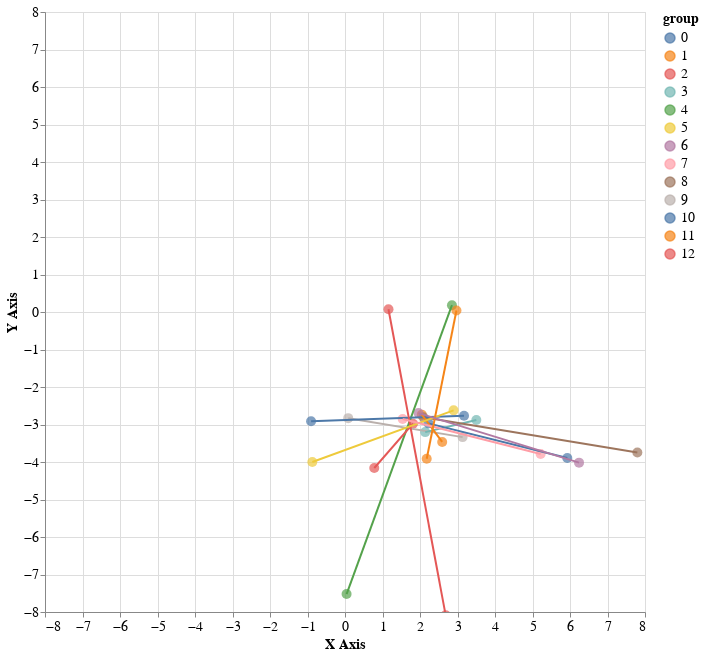

Notebook code cell kept with this figure:
### Code cell
util.get_distance_plot(df, distances, graph)

### Figure 1 — Vega-Lite specification as saved in the notebook (floating-point values rounded to 4 significant figures)
{"config": {"view": {"continuousWidth": 300, "continuousHeight": 300}, "axis": {"labelFontSize": 14, "titleFontSize": 14}, "legend": {"labelFontSize": 14, "titleFontSize": 14}, "text": {"fontSize": 14}}, "layer": [{"mark": {"type": "circle", "size": 100}, "encoding": {"color": {"field": "group", "type": "nominal"}, "tooltip": [{"field": "Email Address", "type": "nominal"}], "x": {"field": "x_j", "scale": {"domain": [-8, 8]}, "title": "X Axis", "type": "quantitative"}, "y": {"field": "y_j", "scale": {"domain": [-8, 8]}, "title": "Y Axis", "type": "quantitative"}}, "name": "view_1"}, {"mark": {"type": "line"}, "encoding": {"color": {"field": "group", "type": "nominal"}, "detail": {"field": "group", "type": "quantitative"}, "tooltip": [{"field": "Email Address", "type": "nominal"}], "x": {"field": "x_j", "type": "quantitative"}, "y": {"field": "y_j", "type": "quantitative"}}}], "data": {"name": "data-97c855995f9dcfb674982613cb4ce439"}, "height": 600, "params": [{"name": "param_2", "select": {"type": "interval", "encodings": ["x", "y"]}, "bind": "scales", "views": ["view_1"]}], "width": 600, "$schema": "https://vega.github.io/schema/vega-lite/v5.20.1.json", "datasets": {"data-97c855995f9dcfb674982613cb4ce439": [{"index": 0, "Timestamp": "10/24/2023 8:24:38", "Email Address": "giorgiorapellini@gmail.com", "If you were a school teacher, would you ask students to work in teams? Pick what you might decide and why.": "Yes, it might force them to deepen the contents of my lecture", "If you would decide anyway to make teams, which size of the teams would you choose?": "Teams of 3, because the third can kind of arbitrate the disagreements between the two other ones, so the team would work better", "Let’s say that you finally decide to make teams of 2, what would be the best team composition?": "Two students with a different backgrounds, so that they get used to handle diversity", "If during their teamwork, three students start to argue loudly what would you do?": "Discuss with them to see if some opinions are scientifically incorrect", "team_xy": [2, -2], "size_xy": [-1, -1], "composition_xy": [2, -2], "argue_xy": [-3, 2], "team_x": 2, "size_x": -1, "composition_x": 2, "argue_x": -3, "team_y": -2, "size_y": -1, "composition_y": -2, "argue_y": 2, "x": 0, "y": -3, "xi": "0-3", "x_j": 0.08569, "y_j": -2.831, "uid": 0, "group": 9.0}, {"index": 1, "Timestamp": "10/24/2023 8:25:10", "Email Address": "andres.sanchez@epfl.ch", "If you were a school teacher, would you ask students to work in teams? Pick what you might decide and why.": "Yes, even if they won’t necessarily learn more, they might at least learn to work together", "If you would decide anyway to make teams, which size of the teams would you choose?": "Teams of 5, so that I can detect which students take leadership", "Let’s say that you finally decide to make teams of 2, what would be the best team composition?": "Two students with a different backgrounds, so that they get used to handle diversity", "If during their teamwork, three students start to argue loudly what would you do?": "Nothing, I will ask them to less loud then I will check who wins the argumentation", "team_xy": [2, -2], "size_xy": [-2, -2], "composition_xy": [2, -2], "argue_xy": [-2, -2], "team_x": 2, "size_x": -2, "composition_x": 2, "argue_x": -2, "team_y": -2, "size_y": -2, "composition_y": -2, "argue_y": -2, "x": 0, "y": -8, "xi": "0-8", "x_j": 0.04246, "y_j": -7.521, "uid": 1, "group": 4.0}, {"index": 2, "Timestamp": "10/24/2023 8:25:27", "Email Address": "hyeongdon.moon@epfl.ch", "If you were a school teacher, would you ask students to work in teams? Pick what you might decide and why.": "Yes, it might force them to deepen the contents of my lecture", "If you would decide anyway to make teams, which size of the teams would you choose?": "Teams of 3, because the third can kind of arbitrate the disagreements between the two other ones, so the team would work better", "Let’s say that you finally decide to make teams of 2, what would be the best team composition?": "Two students with different levels, so that one develops the skills of helping other students", "If during their teamwork, three students start to argue loudly what would you do?": "Ask them to elaborate a list of pros and cons and connect it to what was taught in the last lecture", "team_xy": [2, -2], "size_xy": [-1, -1], "composition_xy": [2, -2], "argue_xy": [0, 2], "team_x": 2, "size_x": -1, "composition_x": 2, "argue_x": 0, "team_y": -2, "size_y": -1, "composition_y": -2, "argue_y": 2, "x": 3, "y": -3, "xi": "3-3", "x_j": 3.502, "y_j": -2.88, "uid": 2, "group": 3.0}, {"index": 3, "Timestamp": "10/24/2023 8:25:28", "Email Address": "mallory.henriet@epfl.ch", "If you were a school teacher, would you ask students to work in teams? Pick what you might decide and why.": "Yes, even if they won’t necessarily learn more, they might at least learn to work together", "If you would decide anyway to make teams, which size of the teams would you choose?": "Teams of 2, because with larger teams, there is often one person that does not contribute much, which is unfair for the two other ones", "Let’s say that you finally decide to make teams of 2, what would be the best team composition?": "Two students with different levels, so that one develops the skills of helping other students", "If during their teamwork, three students start to argue loudly what would you do?": "Nothing, it may force them to deepen their understanding of the task", "team_xy": [2, -2], "size_xy": [2, -2], "composition_xy": [2, -2], "argue_xy": [2, 2], "team_x": 2, "size_x": 2, "composition_x": 2, "argue_x": 2, "team_y": -2, "size_y": -2, "composition_y": -2, "argue_y": 2, "x": 8, "y": -4, "xi": "8-4", "x_j": 7.796, "y_j": -3.748, "uid": 3, "group": 8.0}, {"index": 4, "Timestamp": "10/24/2023 8:25:28", "Email Address": "florian.marcoz@epfl.ch", "If you were a school teacher, would you ask students to work in teams? Pick what you might decide and why.": "Yes, even if they won’t necessarily learn more, they might at least learn to work together", "If you would decide anyway to make teams, which size of the teams would you choose?": "Teams of 2, because with larger teams, there is often one person that does not contribute much, which is unfair for the two other ones", "Let’s say that you finally decide to make teams of 2, what would be the best team composition?": "Two students with a different backgrounds, so that they get used to handle diversity", "If during their teamwork, three students start to argue loudly what would you do?": "Ask them to elaborate a list of pros and cons and connect it to what was taught in the last lecture", "team_xy": [2, -2], "size_xy": [2, -2], "composition_xy": [2, -2], "argue_xy": [0, 2], "team_x": 2, "size_x": 2, "composition_x": 2, "argue_x": 0, "team_y": -2, "size_y": -2, "composition_y": -2, "argue_y": 2, "x": 6, "y": -4, "xi": "6-4", "x_j": 5.928, "y_j": -3.893, "uid": 4, "group": 10.0}, {"index": 5, "Timestamp": "10/24/2023 8:25:35", "Email Address": "maxime.lelievre@epfl.ch", "If you were a school teacher, would you ask students to work in teams? Pick what you might decide and why.": "Yes, it might force them to deepen the contents of my lecture", "If you would decide anyway to make teams, which size of the teams would you choose?": "Teams of 3, because the third can kind of arbitrate the disagreements between the two other ones, so the team would work better", "Let’s say that you finally decide to make teams of 2, what would be the best team composition?": "Two students with a different backgrounds, so that they get used to handle diversity", "If during their teamwork, three students start to argue loudly what would you do?": "Ask them to elaborate a list of pros and cons and connect it to what was taught in the last lecture", "team_xy": [2, -2], "size_xy": [-1, -1], "composition_xy": [2, -2], "argue_xy": [0, 2], "team_x": 2, "size_x": -1, "composition_x": 2, "argue_x": 0, "team_y": -2, "size_y": -1, "composition_y": -2, "argue_y": 2, "x": 3, "y": -3, "xi": "3-3", "x_j": 3.174, "y_j": -2.768, "uid": 5, "group": 0.0}, {"index": 6, "Timestamp": "10/24/2023 8:25:38", "Email Address": "eva.deltl@epfl.ch", "If you were a school teacher, would you ask students to work in teams? Pick what you might decide and why.": "Yes, it might force them to deepen the contents of my lecture", "If you would decide anyway to make teams, which size of the teams would you choose?": "Teams of 3, because the third can kind of arbitrate the disagreements between the two other ones, so the team would work better", "Let’s say that you finally decide to make teams of 2, what would be the best team composition?": "Two students with different viewpoints so that they produce multiple solutions", "If during their teamwork, three students start to argue loudly what would you do?": "Ask them to elaborate a list of pros and cons and connect it to what was taught in the last lecture", "team_xy": [2, -2], "size_xy": [-1, -1], "composition_xy": [1, -2], "argue_xy": [0, 2], "team_x": 2, "size_x": -1, "composition_x": 1, "argue_x": 0, "team_y": -2, "size_y": -1, "composition_y": -2, "argue_y": 2, "x": 2, "y": -3, "xi": "2-3", "x_j": 1.812, "y_j": -2.979, "uid": 6, "group": 12.0}, {"index": 7, "Timestamp": "10/24/2023 8:25:43", "Email Address": "leo.wolff@epfl.ch", "If you were a school teacher, would you ask students to work in teams? Pick what you might decide and why.": "Yes, it might force them to deepen the contents of my lecture", "If you would decide anyway to make teams, which size of the teams would you choose?": "Teams of 3, because the third can kind of arbitrate the disagreements between the two other ones, so the team would work better", "Let’s say that you finally decide to make teams of 2, what would be the best team composition?": "Two students with different viewpoints so that they produce multiple solutions", "If during their teamwork, three students start to argue loudly what would you do?": "Ask them to elaborate a list of pros and cons and connect it to what was taught in the last lecture", "team_xy": [2, -2], "size_xy": [-1, -1], "composition_xy": [1, -2], "argue_xy": [0, 2], "team_x": 2, "size_x": -1, "composition_x": 1, "argue_x": 0, "team_y": -2, "size_y": -1, "composition_y": -2, "argue_y": 2, "x": 2, "y": -3, "xi": "2-3", "x_j": 2.139, "y_j": -3.203, "uid": 7, "group": 3.0}, {"index": 8, "Timestamp": "10/24/2023 8:25:48", "Email Address": "boya.wang@epfl.ch", "If you were a school teacher, would you ask students to work in teams? Pick what you might decide and why.": "Yes, even if they won’t necessarily learn more, they might at least learn to work together", "If you would decide anyway to make teams, which size of the teams would you choose?": "Teams of 3, because the third can kind of arbitrate the disagreements between the two other ones, so the team would work better", "Let’s say that you finally decide to make teams of 2, what would be the best team composition?": "Two students with a different backgrounds, so that they get used to handle diversity", "If during their teamwork, three students start to argue loudly what would you do?": "Ask them to elaborate a list of pros and cons and connect it to what was taught in the last lecture", "team_xy": [2, -2], "size_xy": [-1, -1], "composition_xy": [2, -2], "argue_xy": [0, 2], "team_x": 2, "size_x": -1, "composition_x": 2, "argue_x": 0, "team_y": -2, "size_y": -1, "composition_y": -2, "argue_y": 2, "x": 3, "y": -3, "xi": "3-3", "x_j": 3.136, "y_j": -3.336, "uid": 8, "group": 9.0}, {"index": 9, "Timestamp": "10/24/2023 8:25:50", "Email Address": "victor.fournier.06@orange.fr", "If you were a school teacher, would you ask students to work in teams? Pick what you might decide and why.": "Yes, it might force them to deepen the contents of my lecture", "If you would decide anyway to make teams, which size of the teams would you choose?": "Teams of 5, so that I can detect which students take leadership", "Let’s say that you finally decide to make teams of 2, what would be the best team composition?": "Two students with the same level, otherwise the better students will waste time with the weaker one", "If during their teamwork, three students start to argue loudly what would you do?": "Nothing, it may force them to deepen their understanding of the task", "team_xy": [2, -2], "size_xy": [-2, -2], "composition_xy": [-1, 2], "argue_xy": [2, 2], "team_x": 2, "size_x": -2, "composition_x": -1, "argue_x": 2, "team_y": -2, "size_y": -2, "composition_y": 2, "argue_y": 2, "x": 1, "y": 0, "xi": "10", "x_j": 1.16, "y_j": 0.07257, "uid": 9, "group": 2.0}, {"index": 10, "Timestamp": "10/24/2023 8:25:54", "Email Address": "kenji.tetard@epfl.ch", "If you were a school teacher, would you ask students to work in teams? Pick what you might decide and why.": "Yes, it might force them to deepen the contents of my lecture", "If you would decide anyway to make teams, which size of the teams would you choose?": "Teams of 3, because the third can kind of arbitrate the disagreements between the two other ones, so the team would work better", "Let’s say that you finally decide to make teams of 2, what would be the best team composition?": "Two students with different viewpoints so that they produce multiple solutions", "If during their teamwork, three students start to argue loudly what would you do?": "Discuss with them to see if some opinions are scientifically incorrect", "team_xy": [2, -2], "size_xy": [-1, -1], "composition_xy": [1, -2], "argue_xy": [-3, 2], "team_x": 2, "size_x": -1, "composition_x": 1, "argue_x": -3, "team_y": -2, "size_y": -1, "composition_y": -2, "argue_y": 2, "x": -1, "y": -3, "xi": "-1-3", "x_j": -0.9044, "y_j": -2.911, "uid": 10, "group": 0.0}, {"index": 11, "Timestamp": "10/24/2023 8:25:56", "Email Address": "julie.favre@epfl.ch", "If you were a school teacher, would you ask students to work in teams? Pick what you might decide and why.": "Yes, it might force them to deepen the contents of my lecture", "If you would decide anyway to make teams, which size of the teams would you choose?": "Teams of 3, because the third can kind of arbitrate the disagreements between the two other ones, so the team would work better", "Let’s say that you finally decide to make teams of 2, what would be the best team composition?": "Two students with different viewpoints so that they produce multiple solutions", "If during their teamwork, three students start to argue loudly what would you do?": "Ask them to elaborate a list of pros and cons and connect it to what was taught in the last lecture", "team_xy": [2, -2], "size_xy": [-1, -1], "composition_xy": [1, -2], "argue_xy": [0, 2], "team_x": 2, "size_x": -1, "composition_x": 1, "argue_x": 0, "team_y": -2, "size_y": -1, "composition_y": -2, "argue_y": 2, "x": 2, "y": -3, "xi": "2-3", "x_j": 2.048, "y_j": -2.737, "uid": 11, "group": 11.0}, {"index": 12, "Timestamp": "10/24/2023 8:25:58", "Email Address": "giuditta.delsarto@epfl.ch", "If you were a school teacher, would you ask students to work in teams? Pick what you might decide and why.": "Yes, it might force them to deepen the contents of my lecture", "If you would decide anyway to make teams, which size of the teams would you choose?": "Teams of 3, because the third can kind of arbitrate the disagreements between the two other ones, so the team would work better", "Let’s say that you finally decide to make teams of 2, what would be the best team composition?": "Two students with different viewpoints so that they produce multiple solutions", "If during their teamwork, three students start to argue loudly what would you do?": "Ask them to elaborate a list of pros and cons and connect it to what was taught in the last lecture", "team_xy": [2, -2], "size_xy": [-1, -1], "composition_xy": [1, -2], "argue_xy": [0, 2], "team_x": 2, "size_x": -1, "composition_x": 1, "argue_x": 0, "team_y": -2, "size_y": -1, "composition_y": -2, "argue_y": 2, "x": 2, "y": -3, "xi": "2-3", "x_j": 2.092, "y_j": -2.805, "uid": 12, "group": 8.0}, {"index": 13, "Timestamp": "10/24/2023 8:26:02", "Email Address": "maximilian.muller@epfl.ch", "If you were a school teacher, would you ask students to work in teams? Pick what you might decide and why.": "Yes, even if they won’t necessarily learn more, they might at least learn to work together", "If you would decide anyway to make teams, which size of the teams would you choose?": "Teams of 3, because the third can kind of arbitrate the disagreements between the two other ones, so the team would work better", "Let’s say that you finally decide to make teams of 2, what would be the best team composition?": "Two students with a different backgrounds, so that they get used to handle diversity", "If during their teamwork, three students start to argue loudly what would you do?": "Ask them to elaborate a list of pros and cons and connect it to what was taught in the last lecture", "team_xy": [2, -2], "size_xy": [-1, -1], "composition_xy": [2, -2], "argue_xy": [0, 2], "team_x": 2, "size_x": -1, "composition_x": 2, "argue_x": 0, "team_y": -2, "size_y": -1, "composition_y": -2, "argue_y": 2, "x": 3, "y": -3, "xi": "3-3", "x_j": 2.896, "y_j": -2.623, "uid": 13, "group": 5.0}, {"index": 14, "Timestamp": "10/24/2023 8:26:09", "Email Address": "daniel.demko@epfl.ch", "If you were a school teacher, would you ask students to work in teams? Pick what you might decide and why.": "No, teamwork takes too much time; I have to move faster in the curriculum", "If you would decide anyway to make teams, which size of the teams would you choose?": "Teams of 2, because with larger teams, there is often one person that does not contribute much, which is unfair for the two other ones", "Let’s say that you finally decide to make teams of 2, what would be the best team composition?": "Two students with different viewpoints so that they produce multiple solutions", "If during their teamwork, three students start to argue loudly what would you do?": "Nothing, it may force them to deepen their understanding of the task", "team_xy": [-2, 2], "size_xy": [2, -2], "composition_xy": [1, -2], "argue_xy": [2, 2], "team_x": -2, "size_x": 2, "composition_x": 1, "argue_x": 2, "team_y": 2, "size_y": -2, "composition_y": -2, "argue_y": 2, "x": 3, "y": 0, "xi": "30", "x_j": 2.852, "y_j": 0.1811, "uid": 14, "group": 4.0}, {"index": 15, "Timestamp": "10/24/2023 8:26:11", "Email Address": "marta.knezevic@epfl.ch", "If you were a school teacher, would you ask students to work in teams? Pick what you might decide and why.": "Yes, even if they won’t necessarily learn more, they might at least learn to work together", "If you would decide anyway to make teams, which size of the teams would you choose?": "Teams of 3, because the third can kind of arbitrate the disagreements between the two other ones, so the team would work better", "Let’s say that you finally decide to make teams of 2, what would be the best team composition?": "Two students with different viewpoints so that they produce multiple solutions", "If during their teamwork, three students start to argue loudly what would you do?": "Ask them to elaborate a list of pros and cons and connect it to what was taught in the last lecture", "team_xy": [2, -2], "size_xy": [-1, -1], "composition_xy": [1, -2], "argue_xy": [0, 2], "team_x": 2, "size_x": -1, "composition_x": 1, "argue_x": 0, "team_y": -2, "size_y": -1, "composition_y": -2, "argue_y": 2, "x": 2, "y": -3, "xi": "2-3", "x_j": 1.538, "y_j": -2.855, "uid": 15, "group": 7.0}, {"index": 16, "Timestamp": "10/24/2023 8:26:17", "Email Address": "damien.gomezdonoso@epfl.ch", "If you were a school teacher, would you ask students to work in teams? Pick what you might decide and why.": "No, they can learn to work in teams in many activities outside school", "If you would decide anyway to make teams, which size of the teams would you choose?": "Teams of 2, because with larger teams, there is often one person that does not contribute much, which is unfair for the two other ones", "Let’s say that you finally decide to make teams of 2, what would be the best team composition?": "Two students with the same level, otherwise the better students will waste time with the weaker one", "If during their teamwork, three students start to argue loudly what would you do?": "Ask them to elaborate a list of pros and cons and connect it to what was taught in the last lecture", "team_xy": [2, -2], "size_xy": [2, -2], "composition_xy": [-1, 2], "argue_xy": [0, 2], "team_x": 2, "size_x": 2, "composition_x": -1, "argue_x": 0, "team_y": -2, "size_y": -2, "composition_y": 2, "argue_y": 2, "x": 3, "y": 0, "xi": "30", "x_j": 2.972, "y_j": 0.03874, "uid": 16, "group": 1.0}, {"index": 17, "Timestamp": "10/24/2023 8:26:22", "Email Address": "chloe.yuen@epfl.ch", "If you were a school teacher, would you ask students to work in teams? Pick what you might decide and why.": "Yes, it might force them to deepen the contents of my lecture", "If you would decide anyway to make teams, which size of the teams would you choose?": "Teams of 3, because the third can kind of arbitrate the disagreements between the two other ones, so the team would work better", "Let’s say that you finally decide to make teams of 2, what would be the best team composition?": "Two students with different viewpoints so that they produce multiple solutions", "If during their teamwork, three students start to argue loudly what would you do?": "Ask them to elaborate a list of pros and cons and connect it to what was taught in the last lecture", "team_xy": [2, -2], "size_xy": [-1, -1], "composition_xy": [1, -2], "argue_xy": [0, 2], "team_x": 2, "size_x": -1, "composition_x": 1, "argue_x": 0, "team_y": -2, "size_y": -1, "composition_y": -2, "argue_y": 2, "x": 2, "y": -3, "xi": "2-3", "x_j": 2.227, "y_j": -2.969, "uid": 17, "group": 10.0}, {"index": 18, "Timestamp": "10/24/2023 8:26:22", "Email Address": "serge.ohanesian@epfl.ch", "If you were a school teacher, would you ask students to work in teams? Pick what you might decide and why.": "No, they can learn to work in teams in many activities outside school", "If you would decide anyway to make teams, which size of the teams would you choose?": "Teams of 5, so that I can detect which students take leadership", "Let’s say that you finally decide to make teams of 2, what would be the best team composition?": "Two students with different levels, so that one develops the skills of helping other students", "If during their teamwork, three students start to argue loudly what would you do?": "Discuss with them to see if some opinions are scientifically incorrect", "team_xy": [2, -2], "size_xy": [-2, -2], "composition_xy": [2, -2], "argue_xy": [-3, 2], "team_x": 2, "size_x": -2, "composition_x": 2, "argue_x": -3, "team_y": -2, "size_y": -2, "composition_y": -2, "argue_y": 2, "x": -1, "y": -4, "xi": "-1-4", "x_j": -0.8711, "y_j": -4.002, "uid": 18, "group": 5.0}, {"index": 19, "Timestamp": "10/24/2023 8:26:23", "Email Address": "nadezhda.ilieva@epfl.ch", "If you were a school teacher, would you ask students to work in teams? Pick what you might decide and why.": "Yes, it might force them to deepen the contents of my lecture", "If you would decide anyway to make teams, which size of the teams would you choose?": "Teams of 2, because with larger teams, there is often one person that does not contribute much, which is unfair for the two other ones", "Let’s say that you finally decide to make teams of 2, what would be the best team composition?": "Two students with different viewpoints so that they produce multiple solutions", "If during their teamwork, three students start to argue loudly what would you do?": "Nothing, I will ask them to less loud then I will check who wins the argumentation", "team_xy": [2, -2], "size_xy": [2, -2], "composition_xy": [1, -2], "argue_xy": [-2, -2], "team_x": 2, "size_x": 2, "composition_x": 1, "argue_x": -2, "team_y": -2, "size_y": -2, "composition_y": -2, "argue_y": -2, "x": 3, "y": -8, "xi": "3-8", "x_j": 2.684, "y_j": -8.084, "uid": 19, "group": 2.0}, {"index": 20, "Timestamp": "10/24/2023 8:26:31", "Email Address": "carolina.maruganrubio@epfl.ch", "If you were a school teacher, would you ask students to work in teams? Pick what you might decide and why.": "Yes, even if they won’t necessarily learn more, they might at least learn to work together", "If you would decide anyway to make teams, which size of the teams would you choose?": "Teams of 5, so that I can detect which students take leadership", "Let’s say that you finally decide to make teams of 2, what would be the best team composition?": "Two students with a different backgrounds, so that they get used to handle diversity", "If during their teamwork, three students start to argue loudly what would you do?": "Ask them to elaborate a list of pros and cons and connect it to what was taught in the last lecture", "team_xy": [2, -2], "size_xy": [-2, -2], "composition_xy": [2, -2], "argue_xy": [0, 2], "team_x": 2, "size_x": -2, "composition_x": 2, "argue_x": 0, "team_y": -2, "size_y": -2, "composition_y": -2, "argue_y": 2, "x": 2, "y": -4, "xi": "2-4", "x_j": 2.179, "y_j": -3.915, "uid": 20, "group": 1.0}, {"index": 21, "Timestamp": "10/24/2023 8:26:53", "Email Address": "christine.ha@epfl.ch", "If you were a school teacher, would you ask students to work in teams? Pick what you might decide and why.": "Yes, it might force them to deepen the contents of my lecture", "If you would decide anyway to make teams, which size of the teams would you choose?": "Teams of 3, because the third can kind of arbitrate the disagreements between the two other ones, so the team would work better", "Let’s say that you finally decide to make teams of 2, what would be the best team composition?": "Two students with a different backgrounds, so that they get used to handle diversity", "If during their teamwork, three students start to argue loudly what would you do?": "Ask them to elaborate a list of pros and cons and connect it to what was taught in the last lecture", "team_xy": [2, -2], "size_xy": [-1, -1], "composition_xy": [2, -2], "argue_xy": [0, 2], "team_x": 2, "size_x": -1, "composition_x": 2, "argue_x": 0, "team_y": -2, "size_y": -1, "composition_y": -2, "argue_y": 2, "x": 3, "y": -3, "xi": "3-3", "x_j": 2.592, "y_j": -3.465, "uid": 21, "group": 11.0}, {"index": 22, "Timestamp": "10/24/2023 8:28:08", "Email Address": "theresa.stadler@epfl.ch", "If you were a school teacher, would you ask students to work in teams? Pick what you might decide and why.": "Yes, even if they won’t necessarily learn more, they might at least learn to work together", "If you would decide anyway to make teams, which size of the teams would you choose?": "Teams of 5, so that I can detect which students take leadership", "Let’s say that you finally decide to make teams of 2, what would be the best team composition?": "Two students with different viewpoints so that they produce multiple solutions", "If during their teamwork, three students start to argue loudly what would you do?": "Ask them to elaborate a list of pros and cons and connect it to what was taught in the last lecture", "team_xy": [2, -2], "size_xy": [-2, -2], "composition_xy": [1, -2], "argue_xy": [0, 2], "team_x": 2, "size_x": -2, "composition_x": 1, "argue_x": 0, "team_y": -2, "size_y": -2, "composition_y": -2, "argue_y": 2, "x": 1, "y": -4, "xi": "1-4", "x_j": 0.7808, "y_j": -4.16, "uid": 22, "group": 12.0}, {"index": 23, "Timestamp": "10/24/2023 8:41:16", "Email Address": "carolina.maruganrubio@epfl.ch", "If you were a school teacher, would you ask students to work in teams? Pick what you might decide and why.": "Yes, even if they won’t necessarily learn more, they might at least learn to work together", "If you would decide anyway to make teams, which size of the teams would you choose?": "Teams of 2, because with larger teams, there is often one person that does not contribute much, which is unfair for the two other ones", "Let’s say that you finally decide to make teams of 2, what would be the best team composition?": "Two students with different viewpoints so that they produce multiple solutions", "If during their teamwork, three students start to argue loudly what would you do?": "Ask them to elaborate a list of pros and cons and connect it to what was taught in the last lecture", "team_xy": [2, -2], "size_xy": [2, -2], "composition_xy": [1, -2], "argue_xy": [0, 2], "team_x": 2, "size_x": 2, "composition_x": 1, "argue_x": 0, "team_y": -2, "size_y": -2, "composition_y": -2, "argue_y": 2, "x": 5, "y": -4, "xi": "5-4", "x_j": 5.217, "y_j": -3.789, "uid": 23, "group": 7.0}, {"index": 24, "Timestamp": "10/24/2023 8:41:20", "Email Address": "hyeongdon.moon@epfl.ch", "If you were a school teacher, would you ask students to work in teams? Pick what you might decide and why.": "Yes, it might force them to deepen the contents of my lecture", "If you would decide anyway to make teams, which size of the teams would you choose?": "Teams of 3, because the third can kind of arbitrate the disagreements between the two other ones, so the team would work better", "Let’s say that you finally decide to make teams of 2, what would be the best team composition?": "Two students with different viewpoints so that they produce multiple solutions", "If during their teamwork, three students start to argue loudly what would you do?": "Ask them to elaborate a list of pros and cons and connect it to what was taught in the last lecture", "team_xy": [2, -2], "size_xy": [-1, -1], "composition_xy": [1, -2], "argue_xy": [0, 2], "team_x": 2, "size_x": -1, "composition_x": 1, "argue_x": 0, "team_y": -2, "size_y": -1, "composition_y": -2, "argue_y": 2, "x": 2, "y": -3, "xi": "2-3", "x_j": 1.96, "y_j": -2.696, "uid": 24, "group": 6.0}, {"index": 25, "Timestamp": "10/24/2023 9:22:01", "Email Address": "ugo.balducci@epfl.ch", "If you were a school teacher, would you ask students to work in teams? Pick what you might decide and why.": "Yes, even if they won’t necessarily learn more, they might at least learn to work together", "If you would decide anyway to make teams, which size of the teams would you choose?": "Teams of 2, because with larger teams, there is often one person that does not contribute much, which is unfair for the two other ones", "Let’s say that you finally decide to make teams of 2, what would be the best team composition?": "Two students with a different backgrounds, so that they get used to handle diversity", "If during their teamwork, three students start to argue loudly what would you do?": "Ask them to elaborate a list of pros and cons and connect it to what was taught in the last lecture", "team_xy": [2, -2], "size_xy": [2, -2], "composition_xy": [2, -2], "argue_xy": [0, 2], "team_x": 2, "size_x": 2, "composition_x": 2, "argue_x": 0, "team_y": -2, "size_y": -2, "composition_y": -2, "argue_y": 2, "x": 6, "y": -4, "xi": "6-4", "x_j": 6.241, "y_j": -4.017, "uid": 25, "group": 6.0}]}}
